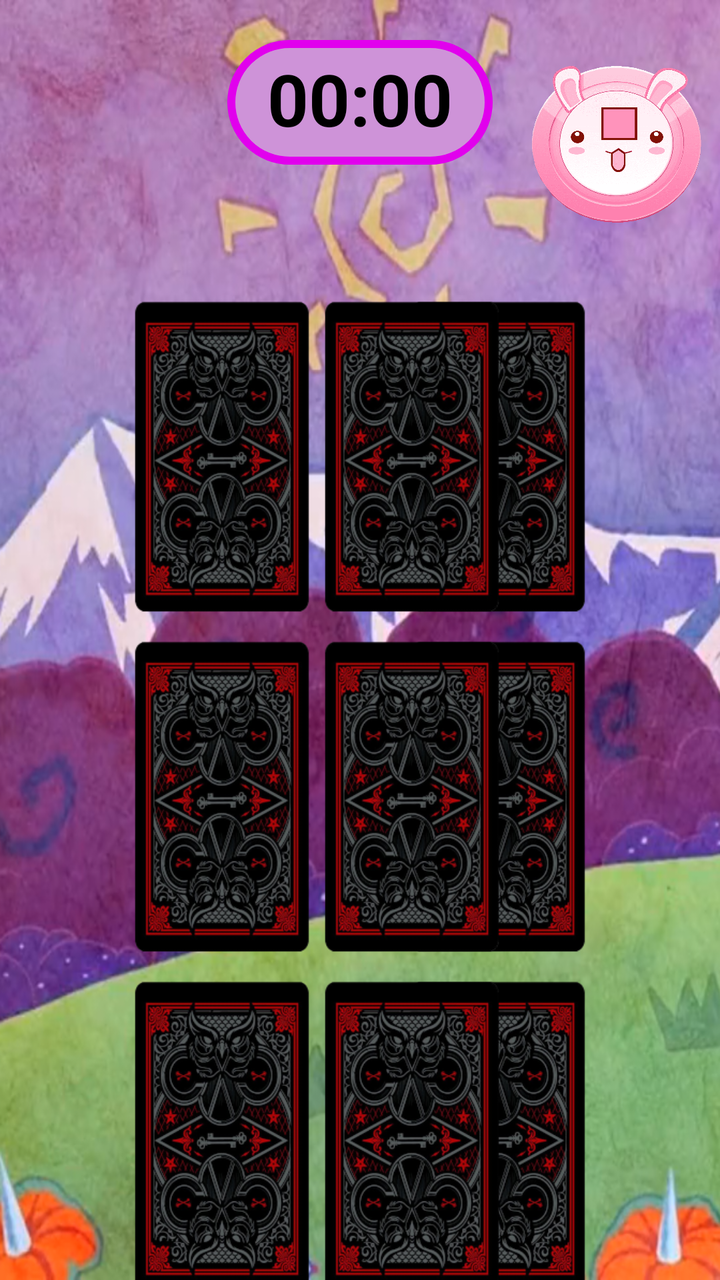
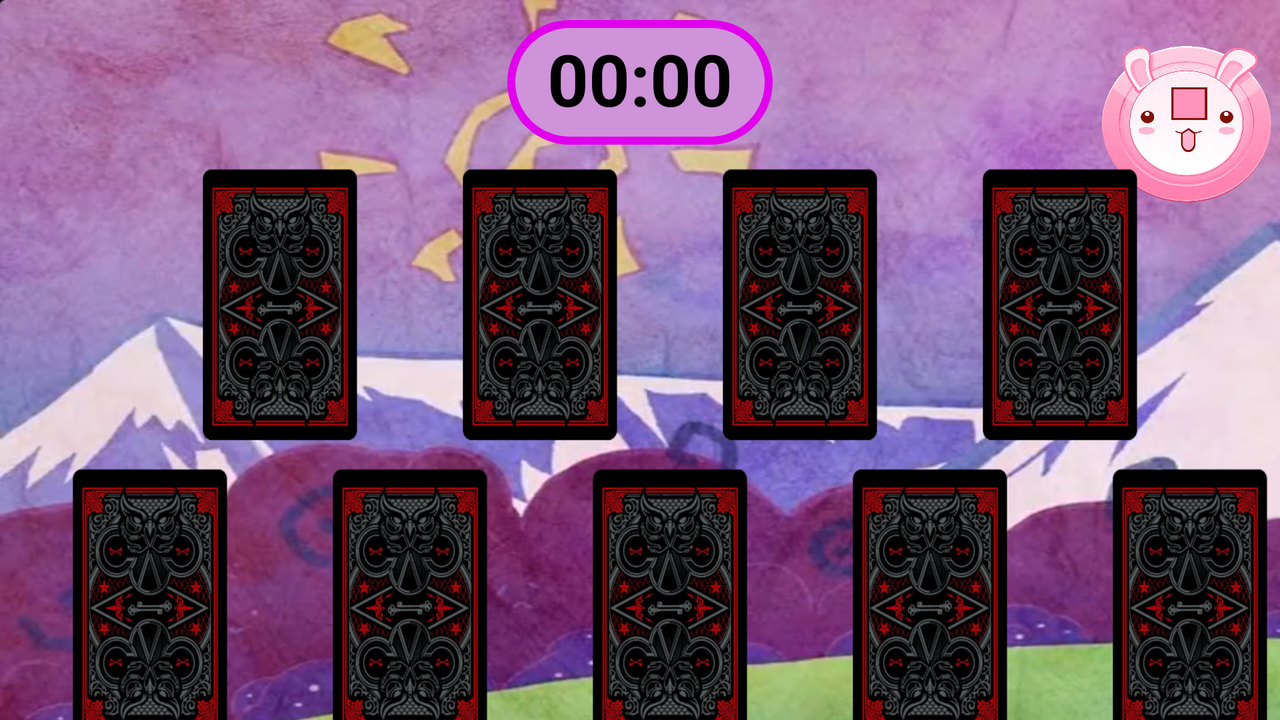

One screen, two layout resources from the same app: the default and the author's alternative for another configuration. Each is rendered where Android would select it; the XML of both is given below.
<!-- AndroidManifest.xml: application theme Theme.SlimeCards -->
<!-- res/layout/activity_hard_game.xml -->
<?xml version = "1.0" encoding = "utf-8"?>
<androidx.constraintlayout.widget.ConstraintLayout

    xmlns:android = "http://schemas.android.com/apk/res/android"
    xmlns:app = "http://schemas.android.com/apk/res-auto"
    xmlns:tools = "http://schemas.android.com/tools"
    tools:context = ".HardGameActivity"

    android:layout_width = "match_parent"
    android:layout_height = "match_parent"

    android:background = "@drawable/background_game_easy">


    <ImageView
        android:id = "@+id/stopTimeHard"
        android:layout_width = "100dp"
        android:layout_height = "100dp"

        android:background = "@drawable/chronos_stop"
        android:contentDescription = "@string/description.stop_time"

        app:layout_constraintTop_toTopOf = "parent"
        android:layout_marginTop = "20dp"
        app:layout_constraintStart_toEndOf = "@+id/chronometerHardLayout"
        android:layout_marginStart = "10dp"
        app:layout_constraintEnd_toEndOf = "parent"/>


    <ImageView
        android:id = "@+id/firstCardHardFront"
        android:layout_width = "90dp"
        android:layout_height = "160dp"

        android:alpha = "0"

        android:background = "@drawable/blank_card"
        android:contentDescription = "@string/description.card"

        app:layout_constraintTop_toBottomOf = "@+id/chronometerHardLayout"
        android:layout_marginTop = "66dp"
        app:layout_constraintStart_toStartOf = "parent"
        android:layout_marginStart = "66dp"/>


    <ImageView
        android:id = "@+id/firstCardHardBack"
        android:layout_width = "90dp"
        android:layout_height = "160dp"

        android:background = "@drawable/cute_slime_backcard"
        android:contentDescription = "@string/description.card"

        app:layout_constraintTop_toBottomOf = "@+id/chronometerHardLayout"
        android:layout_marginTop = "66dp"
        app:layout_constraintStart_toStartOf = "parent"
        android:layout_marginStart = "66dp"/>


    <ImageView
        android:id = "@+id/secondCardHardFront"
        android:layout_width = "90dp"
        android:layout_height = "160dp"

        android:alpha = "0"

        android:background = "@drawable/blank_card"
        android:contentDescription = "@string/description.card"

        app:layout_constraintTop_toBottomOf = "@+id/chronometerHardLayout"
        android:layout_marginTop = "66dp"
        app:layout_constraintEnd_toEndOf = "parent"
        android:layout_marginEnd = "66dp"/>


    <ImageView
        android:id = "@+id/secondCardHardBack"
        android:layout_width = "90dp"
        android:layout_height = "160dp"

        android:background = "@drawable/cute_slime_backcard"
        android:contentDescription = "@string/description.card"

        app:layout_constraintTop_toBottomOf = "@+id/chronometerHardLayout"
        android:layout_marginTop = "66dp"
        app:layout_constraintEnd_toEndOf = "parent"
        android:layout_marginEnd = "66dp"/>


    <ImageView
        android:id = "@+id/thirdCardHardFront"
        android:layout_width = "90dp"
        android:layout_height = "160dp"

        android:alpha = "0"

        android:background = "@drawable/blank_card"
        android:contentDescription = "@string/description.card"

        app:layout_constraintTop_toBottomOf = "@+id/firstCardHardBack"
        android:layout_marginTop = "10dp"
        app:layout_constraintStart_toStartOf = "parent"
        android:layout_marginStart = "66dp"/>


    <ImageView
        android:id = "@+id/thirdCardHardBack"
        android:layout_width = "90dp"
        android:layout_height = "160dp"

        android:background = "@drawable/cute_slime_backcard"
        android:contentDescription = "@string/description.card"

        app:layout_constraintTop_toBottomOf = "@+id/firstCardHardBack"
        android:layout_marginTop = "10dp"
        app:layout_constraintStart_toStartOf = "parent"
        android:layout_marginStart = "66dp"/>


    <ImageView
        android:id = "@+id/fourthCardHardFront"
        android:layout_width = "90dp"
        android:layout_height = "160dp"

        android:alpha = "0"

        android:background = "@drawable/blank_card"
        android:contentDescription = "@string/description.card"

        app:layout_constraintTop_toBottomOf = "@+id/secondCardHardBack"
        android:layout_marginTop = "10dp"
        app:layout_constraintEnd_toEndOf = "parent"
        android:layout_marginEnd = "66dp"/>


    <ImageView
        android:id = "@+id/fourthCardHardBack"
        android:layout_width = "90dp"
        android:layout_height = "160dp"

        android:background = "@drawable/cute_slime_backcard"
        android:contentDescription = "@string/description.card"

        app:layout_constraintTop_toBottomOf = "@+id/secondCardHardBack"
        android:layout_marginTop = "10dp"
        app:layout_constraintEnd_toEndOf = "parent"
        android:layout_marginEnd = "66dp"/>


    <ImageView
        android:id = "@+id/fifthCardHardFront"
        android:layout_width = "90dp"
        android:layout_height = "160dp"

        android:alpha = "0"

        android:background = "@drawable/blank_card"
        android:contentDescription = "@string/description.card"

        app:layout_constraintTop_toBottomOf = "@+id/thirdCardHardBack"
        android:layout_marginTop = "10dp"
        app:layout_constraintStart_toStartOf = "parent"
        android:layout_marginStart = "66dp"/>


    <ImageView
        android:id = "@+id/fifthCardHardBack"
        android:layout_width = "90dp"
        android:layout_height = "160dp"

        android:background = "@drawable/cute_slime_backcard"
        android:contentDescription = "@string/description.card"

        app:layout_constraintTop_toBottomOf = "@+id/thirdCardHardBack"
        android:layout_marginTop = "10dp"
        app:layout_constraintStart_toStartOf = "parent"
        android:layout_marginStart = "66dp"/>


    <ImageView
        android:id = "@+id/sixthCardHardFront"
        android:layout_width = "90dp"
        android:layout_height = "160dp"

        android:alpha = "0"

        android:background = "@drawable/blank_card"
        android:contentDescription = "@string/description.card"

        app:layout_constraintTop_toBottomOf = "@+id/fourthCardHardBack"
        android:layout_marginTop = "10dp"
        app:layout_constraintEnd_toEndOf = "parent"
        android:layout_marginEnd = "66dp"/>


    <ImageView
        android:id = "@+id/sixthCardHardBack"
        android:layout_width = "90dp"
        android:layout_height = "160dp"

        android:background = "@drawable/cute_slime_backcard"
        android:contentDescription = "@string/description.card"

        app:layout_constraintTop_toBottomOf = "@+id/fourthCardHardBack"
        android:layout_marginTop = "10dp"
        app:layout_constraintEnd_toEndOf = "parent"
        android:layout_marginEnd = "66dp"/>


    <ImageView
        android:id = "@+id/seventhCardHardFront"
        android:layout_width = "90dp"
        android:layout_height = "160dp"

        android:alpha = "0"

        android:background = "@drawable/blank_card"
        android:contentDescription = "@string/description.card"

        app:layout_constraintTop_toTopOf = "@+id/firstCardHardBack"
        app:layout_constraintStart_toStartOf = "@+id/firstCardHardBack"
        android:layout_marginStart = "95dp"/>


    <ImageView
        android:id = "@+id/seventhCardHardBack"
        android:layout_width = "90dp"
        android:layout_height = "160dp"

        android:background = "@drawable/cute_slime_backcard"
        android:contentDescription = "@string/description.card"

        app:layout_constraintTop_toTopOf = "@+id/firstCardHardBack"
        app:layout_constraintStart_toStartOf = "@+id/firstCardHardBack"
        android:layout_marginStart = "95dp"/>


    <ImageView
        android:id = "@+id/eighthCardHardFront"
        android:layout_width = "90dp"
        android:layout_height = "160dp"

        android:alpha = "0"

        android:background = "@drawable/blank_card"
        android:contentDescription = "@string/description.card"

        app:layout_constraintTop_toTopOf = "@+id/fifthCardHardBack"
        app:layout_constraintStart_toStartOf = "@+id/fifthCardHardBack"
        android:layout_marginStart = "95dp"/>


    <ImageView
        android:id = "@+id/eighthCardHardBack"
        android:layout_width = "90dp"
        android:layout_height = "160dp"

        android:background = "@drawable/cute_slime_backcard"
        android:contentDescription = "@string/description.card"

        app:layout_constraintTop_toTopOf = "@+id/fifthCardHardBack"
        app:layout_constraintStart_toStartOf = "@+id/fifthCardHardBack"
        android:layout_marginStart = "95dp"/>


    <ImageView
        android:id = "@+id/ninthCardHardFront"
        android:layout_width = "90dp"
        android:layout_height = "160dp"

        android:alpha = "0"

        android:background = "@drawable/blank_card"
        android:contentDescription = "@string/description.card"

        app:layout_constraintTop_toBottomOf = "@+id/seventhCardHardBack"
        android:layout_marginTop = "10dp"
        app:layout_constraintStart_toStartOf = "@+id/fifthCardHardBack"
        android:layout_marginStart = "95dp"/>


    <ImageView
        android:id = "@+id/ninthCardHardBack"
        android:layout_width = "90dp"
        android:layout_height = "160dp"

        android:background = "@drawable/cute_slime_backcard"
        android:contentDescription = "@string/description.card"

        app:layout_constraintTop_toBottomOf = "@+id/seventhCardHardBack"
        android:layout_marginTop = "10dp"
        app:layout_constraintStart_toStartOf = "@+id/fifthCardHardBack"
        android:layout_marginStart = "95dp"/>


    <LinearLayout
        android:id = "@+id/chronometerHardLayout"
        android:layout_width = "wrap_content"
        android:layout_height = "wrap_content"

        android:orientation = "vertical"
        android:gravity = "center"
        android:background = "@drawable/chronometer_background"

        app:layout_constraintTop_toTopOf = "parent"
        android:layout_marginTop = "20dp"
        app:layout_constraintStart_toStartOf = "parent"
        app:layout_constraintEnd_toEndOf = "parent">


        <Chronometer
            android:id = "@+id/chronometerHard"
            android:layout_width="wrap_content"
            android:layout_height="wrap_content"

            android:textColor = "@color/black"
            android:textStyle = "bold"
            android:textSize = "36sp"

            app:layout_constraintTop_toTopOf = "@+id/chronometerHardLayout"
            android:paddingTop = "5dp"
            android:paddingBottom = "9dp"
            app:layout_constraintStart_toStartOf = "parent"
            android:paddingStart = "20dp"
            app:layout_constraintEnd_toEndOf = "parent"
            android:paddingEnd = "20dp"/>


    </LinearLayout>


</androidx.constraintlayout.widget.ConstraintLayout>
<!-- resources referenced by this layout -->
<resources>
  <color name="black">#FF000000</color>
  <!-- drawable background_game_easy: png bitmap (drawable, 977335 bytes) -->
  <!-- drawable blank_card: png bitmap (drawable, 23362 bytes) -->
  <!-- drawable chronometer_background (drawable) -->
  <?xml version = "1.0" encoding = "utf-8"?>
  <shape
      xmlns:android = "http://schemas.android.com/apk/res/android"
      android:shape = "rectangle">
      <solid android:color = "@color/readable"/>
      <stroke android:width = "4dp" android:color = "@color/primary"/>
      <corners android:radius = "40dp"/>
  </shape>
  <!-- drawable chronos_stop: png bitmap (drawable, 70530 bytes) -->
  <!-- drawable cute_slime_backcard: png bitmap (drawable, 92625 bytes) -->
  <string name="description.card">A card that can be flipped</string>
  <string name="description.stop_time">Stops the chronometer</string>
  <style name="Theme.SlimeCards" parent="Theme.MaterialComponents.DayNight.NoActionBar">
  
          <item name="colorPrimary">@color/primary</item>
          <item name="colorPrimaryVariant">@color/primary_v2</item>
          <item name="colorOnPrimary">@color/white</item>
  
          <item name="colorSecondary">@color/secondary</item>
          <item name="colorSecondaryVariant">@color/secondary_v2</item>
          <item name="colorOnSecondary">@color/white</item>
  
          <item name="android:statusBarColor" tools:targetApi="l">?attr/colorPrimaryVariant</item>
  
          <item name="android:windowBackground">@color/bitmap</item>
  
      </style>
  <color name="readable">#FFce93d8</color>
  <color name="primary">#FFe100ed</color>
  <color name="primary_v2">#FFaa00ba</color>
  <color name="white">#FFFFFFFF</color>
  <color name="secondary">#FF6A1B9A</color>
  <color name="secondary_v2">#FF38006b</color>
  <color name="bitmap">#00000000</color>
</resources>
<!-- res/layout-land/activity_hard_game.xml (the author's variant of the layout above) -->
<!-- drawn on the phone turned sideways -->
<?xml version = "1.0" encoding = "utf-8"?>
<androidx.constraintlayout.widget.ConstraintLayout

    xmlns:android = "http://schemas.android.com/apk/res/android"
    xmlns:app = "http://schemas.android.com/apk/res-auto"
    xmlns:tools = "http://schemas.android.com/tools"
    tools:context = ".HardGameActivity"

    android:layout_width = "match_parent"
    android:layout_height = "match_parent"

    android:background = "@drawable/background_landscape_game_easy">


    <ImageView
        android:id = "@+id/stopTimeHard"
        android:layout_width = "100dp"
        android:layout_height = "100dp"

        android:background = "@drawable/chronos_stop"
        android:contentDescription = "@string/description.stop_time"

        app:layout_constraintTop_toTopOf = "parent"
        android:layout_marginTop = "10dp"
        app:layout_constraintStart_toEndOf = "@+id/chronometerHardLayout"
        android:layout_marginStart = "160dp"
        app:layout_constraintEnd_toEndOf = "parent"/>


    <ImageView
        android:id = "@+id/firstCardHardFront"
        android:layout_width = "80dp"
        android:layout_height = "140dp"

        android:alpha = "0"

        android:background = "@drawable/blank_card"
        android:contentDescription = "@string/description.card"

        app:layout_constraintTop_toBottomOf = "@+id/chronometerHardLayout"
        android:layout_marginTop = "10dp"
        app:layout_constraintStart_toStartOf = "parent"
        android:layout_marginStart = "100dp"/>


    <ImageView
        android:id = "@+id/firstCardHardBack"
        android:layout_width = "80dp"
        android:layout_height = "140dp"

        android:background = "@drawable/cute_slime_backcard"
        android:contentDescription = "@string/description.card"

        app:layout_constraintTop_toBottomOf = "@+id/chronometerHardLayout"
        android:layout_marginTop = "10dp"
        app:layout_constraintStart_toStartOf = "parent"
        android:layout_marginStart = "100dp"/>


    <ImageView
        android:id = "@+id/secondCardHardFront"
        android:layout_width = "80dp"
        android:layout_height = "140dp"

        android:alpha = "0"

        android:background = "@drawable/blank_card"
        android:contentDescription = "@string/description.card"

        app:layout_constraintTop_toTopOf = "@+id/firstCardHardBack"
        app:layout_constraintStart_toEndOf = "@+id/firstCardHardBack"
        android:layout_marginStart = "50dp"/>


    <ImageView
        android:id = "@+id/secondCardHardBack"
        android:layout_width = "80dp"
        android:layout_height = "140dp"

        android:background = "@drawable/cute_slime_backcard"
        android:contentDescription = "@string/description.card"

        app:layout_constraintTop_toTopOf = "@+id/firstCardHardBack"
        app:layout_constraintStart_toEndOf = "@+id/firstCardHardBack"
        android:layout_marginStart = "50dp"/>


    <ImageView
        android:id = "@+id/thirdCardHardFront"
        android:layout_width = "80dp"
        android:layout_height = "140dp"

        android:alpha = "0"

        android:background = "@drawable/blank_card"
        android:contentDescription = "@string/description.card"

        app:layout_constraintTop_toTopOf = "@+id/secondCardHardBack"
        app:layout_constraintStart_toEndOf = "@+id/secondCardHardBack"
        android:layout_marginStart = "50dp"/>


    <ImageView
        android:id = "@+id/thirdCardHardBack"
        android:layout_width = "80dp"
        android:layout_height = "140dp"

        android:background = "@drawable/cute_slime_backcard"
        android:contentDescription = "@string/description.card"

        app:layout_constraintTop_toTopOf = "@+id/secondCardHardBack"
        app:layout_constraintStart_toEndOf = "@+id/secondCardHardBack"
        android:layout_marginStart = "50dp"/>


    <ImageView
        android:id = "@+id/fourthCardHardFront"
        android:layout_width = "80dp"
        android:layout_height = "140dp"

        android:alpha = "0"

        android:background = "@drawable/blank_card"
        android:contentDescription = "@string/description.card"

        app:layout_constraintTop_toTopOf = "@+id/thirdCardHardBack"
        app:layout_constraintStart_toEndOf = "@+id/thirdCardHardBack"
        android:layout_marginStart = "50dp"/>


    <ImageView
        android:id = "@+id/fourthCardHardBack"
        android:layout_width = "80dp"
        android:layout_height = "140dp"

        android:background = "@drawable/cute_slime_backcard"
        android:contentDescription = "@string/description.card"

        app:layout_constraintTop_toTopOf = "@+id/thirdCardHardBack"
        app:layout_constraintStart_toEndOf = "@+id/thirdCardHardBack"
        android:layout_marginStart = "50dp"/>


    <ImageView
        android:id = "@+id/fifthCardHardFront"
        android:layout_width = "80dp"
        android:layout_height = "140dp"

        android:alpha = "0"

        android:background = "@drawable/blank_card"
        android:contentDescription = "@string/description.card"

        app:layout_constraintTop_toBottomOf = "@+id/firstCardHardFront"
        android:layout_marginTop = "10dp"
        app:layout_constraintStart_toStartOf = "parent"
        android:layout_marginStart = "35dp"/>


    <ImageView
        android:id = "@+id/fifthCardHardBack"
        android:layout_width = "80dp"
        android:layout_height = "140dp"

        android:background = "@drawable/cute_slime_backcard"
        android:contentDescription = "@string/description.card"

        app:layout_constraintTop_toBottomOf = "@+id/firstCardHardFront"
        android:layout_marginTop = "10dp"
        app:layout_constraintStart_toStartOf = "parent"
        android:layout_marginStart = "35dp"/>


    <ImageView
        android:id = "@+id/sixthCardHardFront"
        android:layout_width = "80dp"
        android:layout_height = "140dp"

        android:alpha = "0"

        android:background = "@drawable/blank_card"
        android:contentDescription = "@string/description.card"

        app:layout_constraintTop_toTopOf = "@+id/fifthCardHardBack"
        app:layout_constraintStart_toEndOf = "@+id/fifthCardHardBack"
        android:layout_marginStart = "50dp"/>


    <ImageView
        android:id = "@+id/sixthCardHardBack"
        android:layout_width = "80dp"
        android:layout_height = "140dp"

        android:background = "@drawable/cute_slime_backcard"
        android:contentDescription = "@string/description.card"

        app:layout_constraintTop_toTopOf = "@+id/fifthCardHardBack"
        app:layout_constraintStart_toEndOf = "@+id/fifthCardHardBack"
        android:layout_marginStart = "50dp"/>


    <ImageView
        android:id = "@+id/seventhCardHardFront"
        android:layout_width = "80dp"
        android:layout_height = "140dp"

        android:alpha = "0"

        android:background = "@drawable/blank_card"
        android:contentDescription = "@string/description.card"

        app:layout_constraintTop_toTopOf = "@+id/sixthCardHardBack"
        app:layout_constraintStart_toEndOf = "@+id/sixthCardHardBack"
        android:layout_marginStart = "50dp"/>


    <ImageView
        android:id = "@+id/seventhCardHardBack"
        android:layout_width = "80dp"
        android:layout_height = "140dp"

        android:background = "@drawable/cute_slime_backcard"
        android:contentDescription = "@string/description.card"

        app:layout_constraintTop_toTopOf = "@+id/sixthCardHardBack"
        app:layout_constraintStart_toEndOf = "@+id/sixthCardHardBack"
        android:layout_marginStart = "50dp"/>


    <ImageView
        android:id = "@+id/eighthCardHardFront"
        android:layout_width = "80dp"
        android:layout_height = "140dp"

        android:alpha = "0"

        android:background = "@drawable/blank_card"
        android:contentDescription = "@string/description.card"

        app:layout_constraintTop_toTopOf = "@+id/seventhCardHardBack"
        app:layout_constraintStart_toEndOf = "@+id/seventhCardHardBack"
        android:layout_marginStart = "50dp"/>

    
    <ImageView
        android:id = "@+id/eighthCardHardBack"
        android:layout_width = "80dp"
        android:layout_height = "140dp"

        android:background = "@drawable/cute_slime_backcard"
        android:contentDescription = "@string/description.card"

        app:layout_constraintTop_toTopOf = "@+id/seventhCardHardBack"
        app:layout_constraintStart_toEndOf = "@+id/seventhCardHardBack"
        android:layout_marginStart = "50dp"/>


    <ImageView
        android:id = "@+id/ninthCardHardFront"
        android:layout_width = "80dp"
        android:layout_height = "140dp"

        android:alpha = "0"

        android:background = "@drawable/blank_card"
        android:contentDescription = "@string/description.card"

        app:layout_constraintTop_toTopOf = "@+id/eighthCardHardBack"
        app:layout_constraintStart_toEndOf = "@+id/eighthCardHardBack"
        android:layout_marginStart = "50dp"/>


    <ImageView
        android:id = "@+id/ninthCardHardBack"
        android:layout_width = "80dp"
        android:layout_height = "140dp"

        android:background = "@drawable/cute_slime_backcard"
        android:contentDescription = "@string/description.card"

        app:layout_constraintTop_toTopOf = "@+id/eighthCardHardBack"
        app:layout_constraintStart_toEndOf = "@+id/eighthCardHardBack"
        android:layout_marginStart = "50dp"/>


    <LinearLayout
        android:id = "@+id/chronometerHardLayout"
        android:layout_width = "wrap_content"
        android:layout_height = "wrap_content"

        android:orientation = "vertical"
        android:gravity = "center"
        android:background = "@drawable/chronometer_background"

        app:layout_constraintTop_toTopOf = "parent"
        android:layout_marginTop = "10dp"
        app:layout_constraintStart_toStartOf = "parent"
        app:layout_constraintEnd_toEndOf = "parent">


        <Chronometer
            android:id = "@+id/chronometerHard"
            android:layout_width = "wrap_content"
            android:layout_height = "wrap_content"

            android:textColor = "@color/black"
            android:textStyle = "bold"
            android:textSize = "36sp"

            app:layout_constraintTop_toTopOf = "@+id/chronometerHardLayout"
            android:paddingTop = "5dp"
            android:paddingBottom = "9dp"
            app:layout_constraintStart_toStartOf = "parent"
            android:paddingStart = "20dp"
            app:layout_constraintEnd_toEndOf = "parent"
            android:paddingEnd = "20dp"/>


    </LinearLayout>


</androidx.constraintlayout.widget.ConstraintLayout>
<!-- resources referenced by the variant -->
<!-- as the phone turned sideways resolves them -->
<resources>
  <color name="black">#FF000000</color>
  <!-- drawable background_landscape_game_easy: png bitmap (drawable, 957693 bytes) -->
  <!-- drawable blank_card: png bitmap (drawable, 23362 bytes) -->
  <!-- drawable chronometer_background (drawable) -->
  <?xml version = "1.0" encoding = "utf-8"?>
  <shape
      xmlns:android = "http://schemas.android.com/apk/res/android"
      android:shape = "rectangle">
      <solid android:color = "@color/readable"/>
      <stroke android:width = "4dp" android:color = "@color/primary"/>
      <corners android:radius = "40dp"/>
  </shape>
  <!-- drawable chronos_stop: png bitmap (drawable, 70530 bytes) -->
  <!-- drawable cute_slime_backcard: png bitmap (drawable, 92625 bytes) -->
  <string name="description.card">A card that can be flipped</string>
  <string name="description.stop_time">Stops the chronometer</string>
  <style name="Theme.SlimeCards" parent="Theme.MaterialComponents.DayNight.NoActionBar">
  
          <item name="colorPrimary">@color/primary</item>
          <item name="colorPrimaryVariant">@color/primary_v2</item>
          <item name="colorOnPrimary">@color/white</item>
  
          <item name="colorSecondary">@color/secondary</item>
          <item name="colorSecondaryVariant">@color/secondary_v2</item>
          <item name="colorOnSecondary">@color/white</item>
  
          <item name="android:statusBarColor" tools:targetApi="l">?attr/colorPrimaryVariant</item>
  
          <item name="android:windowBackground">@color/bitmap</item>
  
      </style>
  <color name="readable">#FFce93d8</color>
  <color name="primary">#FFe100ed</color>
  <color name="primary_v2">#FFaa00ba</color>
  <color name="white">#FFFFFFFF</color>
  <color name="secondary">#FF6A1B9A</color>
  <color name="secondary_v2">#FF38006b</color>
  <color name="bitmap">#00000000</color>
</resources>
